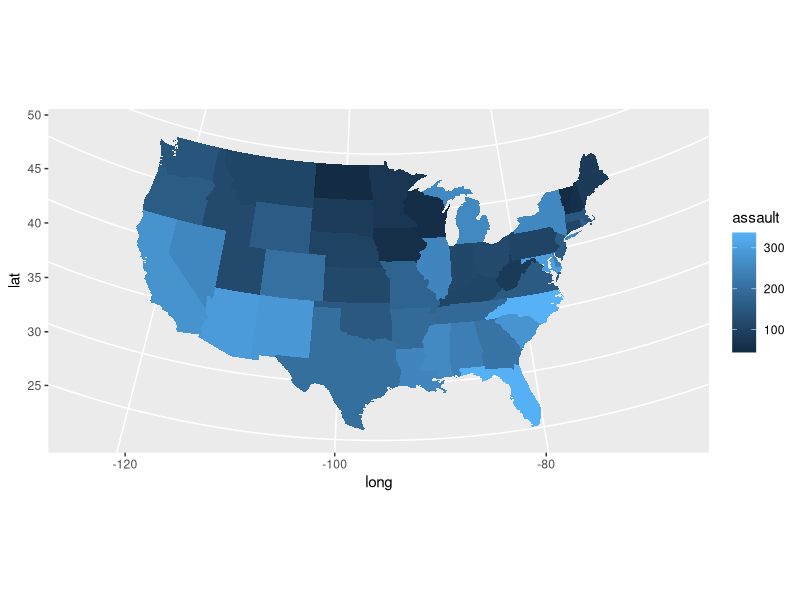

Here is the R script that generated this plot:
library("maps")
library("ggplot2")
library("mapproj")

setwd("/Users/yinterian/teaching/data-vis/github/data-vis/lab-geo/choropleth-1")

crimes <- data.frame(state = tolower(rownames(USArrests)), USArrests)
crimesm <- reshape2::melt(crimes, id = 1)
# See http://ggplot2.tidyverse.org/reference/map_data.html for details
states <- map_data("state")

arrests <- USArrests
names(arrests) <- tolower(names(arrests))
arrests$region <- tolower(rownames(USArrests))

choro <- merge(states, arrests, sort = FALSE, by = "region")
choro <- choro[order(choro$order), ]
ggplot(choro, aes(long, lat)) +
  geom_polygon(aes(group = group, fill = assault)) +
  coord_map("albers",  at0 = 45.5, lat1 = 29.5)
